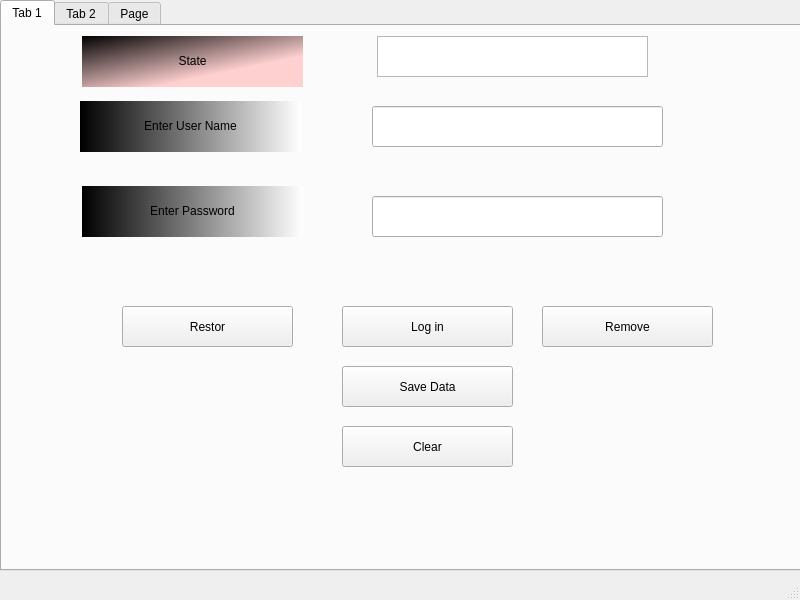
<?xml version="1.0" encoding="UTF-8"?>
<ui version="4.0">
 <class>MainWindow</class>
 <widget class="QMainWindow" name="MainWindow">
  <property name="geometry">
   <rect>
    <x>0</x>
    <y>0</y>
    <width>800</width>
    <height>600</height>
   </rect>
  </property>
  <property name="windowTitle">
   <string>MainWindow</string>
  </property>
  <widget class="QWidget" name="centralwidget">
   <widget class="QTabWidget" name="Tlogin">
    <property name="geometry">
     <rect>
      <x>0</x>
      <y>0</y>
      <width>801</width>
      <height>571</height>
     </rect>
    </property>
    <property name="currentIndex">
     <number>0</number>
    </property>
    <widget class="QWidget" name="tab">
     <attribute name="title">
      <string>Tab 1</string>
     </attribute>
     <widget class="QPushButton" name="PbRestor_2">
      <property name="geometry">
       <rect>
        <x>120</x>
        <y>280</y>
        <width>171</width>
        <height>41</height>
       </rect>
      </property>
      <property name="styleSheet">
       <string notr="true">font: 14pt &quot;Segoe UI&quot;;</string>
      </property>
      <property name="text">
       <string>Restor</string>
      </property>
     </widget>
     <widget class="QPushButton" name="PbRemove_2">
      <property name="geometry">
       <rect>
        <x>540</x>
        <y>280</y>
        <width>171</width>
        <height>41</height>
       </rect>
      </property>
      <property name="styleSheet">
       <string notr="true">font: 14pt &quot;Segoe UI&quot;;</string>
      </property>
      <property name="text">
       <string>Remove</string>
      </property>
     </widget>
     <widget class="QPushButton" name="PbLog_2">
      <property name="geometry">
       <rect>
        <x>340</x>
        <y>280</y>
        <width>171</width>
        <height>41</height>
       </rect>
      </property>
      <property name="styleSheet">
       <string notr="true">font: 14pt &quot;Segoe UI&quot;;</string>
      </property>
      <property name="text">
       <string>Log in</string>
      </property>
     </widget>
     <widget class="QLabel" name="label_3">
      <property name="geometry">
       <rect>
        <x>78</x>
        <y>75</y>
        <width>221</width>
        <height>51</height>
       </rect>
      </property>
      <property name="styleSheet">
       <string notr="true">font: 14pt &quot;Segoe UI&quot;;
background-color: qlineargradient(spread:pad, x1:0, y1:0, x2:1, y2:0, stop:0 rgba(0, 0, 0, 255), stop:1 rgba(255, 255, 255, 255));</string>
      </property>
      <property name="text">
       <string>&lt;html&gt;&lt;head/&gt;&lt;body&gt;&lt;p align=&quot;center&quot;&gt;Enter User Name&lt;/p&gt;&lt;/body&gt;&lt;/html&gt;</string>
      </property>
     </widget>
     <widget class="QLabel" name="label_4">
      <property name="geometry">
       <rect>
        <x>80</x>
        <y>160</y>
        <width>221</width>
        <height>51</height>
       </rect>
      </property>
      <property name="styleSheet">
       <string notr="true">font: 14pt &quot;Segoe UI&quot;;
background-color: qlineargradient(spread:pad, x1:0, y1:0, x2:1, y2:0, stop:0 rgba(0, 0, 0, 255), stop:1 rgba(255, 255, 255, 255));</string>
      </property>
      <property name="text">
       <string>&lt;html&gt;&lt;head/&gt;&lt;body&gt;&lt;p align=&quot;center&quot;&gt;Enter Password&lt;/p&gt;&lt;/body&gt;&lt;/html&gt;</string>
      </property>
     </widget>
     <widget class="QLineEdit" name="Leuser">
      <property name="geometry">
       <rect>
        <x>370</x>
        <y>80</y>
        <width>291</width>
        <height>41</height>
       </rect>
      </property>
     </widget>
     <widget class="QLineEdit" name="Lepass">
      <property name="geometry">
       <rect>
        <x>370</x>
        <y>170</y>
        <width>291</width>
        <height>41</height>
       </rect>
      </property>
     </widget>
     <widget class="QPushButton" name="PbSAVE">
      <property name="geometry">
       <rect>
        <x>340</x>
        <y>340</y>
        <width>171</width>
        <height>41</height>
       </rect>
      </property>
      <property name="styleSheet">
       <string notr="true">font: 14pt &quot;Segoe UI&quot;;</string>
      </property>
      <property name="text">
       <string>Save Data</string>
      </property>
     </widget>
     <widget class="QPushButton" name="PbSAVE_2">
      <property name="geometry">
       <rect>
        <x>340</x>
        <y>400</y>
        <width>171</width>
        <height>41</height>
       </rect>
      </property>
      <property name="styleSheet">
       <string notr="true">font: 14pt &quot;Segoe UI&quot;;</string>
      </property>
      <property name="text">
       <string>Clear</string>
      </property>
     </widget>
     <widget class="QListWidget" name="LwState">
      <property name="geometry">
       <rect>
        <x>375</x>
        <y>10</y>
        <width>271</width>
        <height>41</height>
       </rect>
      </property>
     </widget>
     <widget class="QLabel" name="label_40">
      <property name="geometry">
       <rect>
        <x>80</x>
        <y>10</y>
        <width>221</width>
        <height>51</height>
       </rect>
      </property>
      <property name="styleSheet">
       <string notr="true">font: 14pt &quot;Segoe UI&quot;;
background-color: qlineargradient(spread:pad, x1:0, y1:0, x2:0.71, y2:0.784, stop:0 rgba(0, 0, 0, 255), stop:0.909091 rgba(255, 208, 208, 255));</string>
      </property>
      <property name="text">
       <string>&lt;html&gt;&lt;head/&gt;&lt;body&gt;&lt;p align=&quot;center&quot;&gt;State&lt;/p&gt;&lt;/body&gt;&lt;/html&gt;</string>
      </property>
     </widget>
    </widget>
    <widget class="QWidget" name="tab_2">
     <attribute name="title">
      <string>Tab 2</string>
     </attribute>
     <widget class="QListWidget" name="LwUser">
      <property name="geometry">
       <rect>
        <x>70</x>
        <y>150</y>
        <width>371</width>
        <height>321</height>
       </rect>
      </property>
     </widget>
     <widget class="QLabel" name="label">
      <property name="geometry">
       <rect>
        <x>70</x>
        <y>0</y>
        <width>101</width>
        <height>31</height>
       </rect>
      </property>
      <property name="styleSheet">
       <string notr="true">font: 12pt &quot;Segoe UI&quot;;
background-color:qlineargradient(spread:pad, x1:0, y1:0, x2:0.613636, y2:0.71, stop:0 rgba(0, 0, 0, 255), stop:1 rgba(255, 97, 97, 255));</string>
      </property>
      <property name="text">
       <string>&lt;html&gt;&lt;head/&gt;&lt;body&gt;&lt;p align=&quot;center&quot;&gt;Enter Title&lt;/p&gt;&lt;/body&gt;&lt;/html&gt;</string>
      </property>
     </widget>
     <widget class="QLabel" name="label_2">
      <property name="geometry">
       <rect>
        <x>70</x>
        <y>50</y>
        <width>101</width>
        <height>31</height>
       </rect>
      </property>
      <property name="styleSheet">
       <string notr="true">font: 12pt &quot;Segoe UI&quot;;
background-color:qlineargradient(spread:pad, x1:0, y1:0, x2:0.613636, y2:0.71, stop:0 rgba(0, 0, 0, 255), stop:1 rgba(255, 97, 97, 255));</string>
      </property>
      <property name="text">
       <string>&lt;html&gt;&lt;head/&gt;&lt;body&gt;&lt;p align=&quot;center&quot;&gt;Enter Filter&lt;/p&gt;&lt;/body&gt;&lt;/html&gt;</string>
      </property>
     </widget>
     <widget class="QLineEdit" name="LeSearch">
      <property name="geometry">
       <rect>
        <x>200</x>
        <y>0</y>
        <width>161</width>
        <height>31</height>
       </rect>
      </property>
     </widget>
     <widget class="QComboBox" name="CbFilter">
      <property name="geometry">
       <rect>
        <x>200</x>
        <y>50</y>
        <width>161</width>
        <height>31</height>
       </rect>
      </property>
     </widget>
     <widget class="QPushButton" name="pushButton">
      <property name="geometry">
       <rect>
        <x>70</x>
        <y>490</y>
        <width>181</width>
        <height>41</height>
       </rect>
      </property>
      <property name="styleSheet">
       <string notr="true">background-color: qlineargradient(spread:pad, x1:0, y1:0, x2:1, y2:0, stop:0 rgba(0, 0, 0, 255), stop:1 rgba(255, 255, 255, 255));
font: 14pt &quot;Segoe UI&quot;;</string>
      </property>
      <property name="text">
       <string>Clear</string>
      </property>
     </widget>
     <widget class="QPushButton" name="PbExit">
      <property name="geometry">
       <rect>
        <x>260</x>
        <y>490</y>
        <width>181</width>
        <height>41</height>
       </rect>
      </property>
      <property name="styleSheet">
       <string notr="true">background-color: qlineargradient(spread:pad, x1:0, y1:0, x2:1, y2:0, stop:0 rgba(0, 0, 0, 255), stop:1 rgba(255, 255, 255, 255));
font: 14pt &quot;Segoe UI&quot;;</string>
      </property>
      <property name="text">
       <string>Exit</string>
      </property>
     </widget>
     <widget class="QPushButton" name="Pbsearch">
      <property name="geometry">
       <rect>
        <x>70</x>
        <y>110</y>
        <width>361</width>
        <height>31</height>
       </rect>
      </property>
      <property name="styleSheet">
       <string notr="true">background-color:qlineargradient(spread:pad, x1:0, y1:0, x2:0.613636, y2:0.71, stop:0 rgba(0, 0, 0, 255), stop:1 rgba(255, 97, 97, 255));
font: 14pt &quot;Segoe UI&quot;;</string>
      </property>
      <property name="text">
       <string>Search</string>
      </property>
     </widget>
    </widget>
    <widget class="QWidget" name="tab_9">
     <attribute name="title">
      <string>Page</string>
     </attribute>
     <widget class="QListWidget" name="LwUser_2">
      <property name="geometry">
       <rect>
        <x>400</x>
        <y>150</y>
        <width>371</width>
        <height>321</height>
       </rect>
      </property>
     </widget>
     <widget class="QPushButton" name="pushButton_2">
      <property name="geometry">
       <rect>
        <x>400</x>
        <y>490</y>
        <width>181</width>
        <height>41</height>
       </rect>
      </property>
      <property name="styleSheet">
       <string notr="true">background-color: qlineargradient(spread:pad, x1:0, y1:0, x2:1, y2:0, stop:0 rgba(0, 0, 0, 255), stop:1 rgba(255, 255, 255, 255));
font: 14pt &quot;Segoe UI&quot;;</string>
      </property>
      <property name="text">
       <string>Clear</string>
      </property>
     </widget>
     <widget class="QLineEdit" name="LeSearch_2">
      <property name="geometry">
       <rect>
        <x>530</x>
        <y>0</y>
        <width>161</width>
        <height>31</height>
       </rect>
      </property>
     </widget>
     <widget class="QComboBox" name="CbFilter_2">
      <property name="geometry">
       <rect>
        <x>530</x>
        <y>50</y>
        <width>161</width>
        <height>31</height>
       </rect>
      </property>
     </widget>
     <widget class="QPushButton" name="PbExit_2">
      <property name="geometry">
       <rect>
        <x>590</x>
        <y>490</y>
        <width>181</width>
        <height>41</height>
       </rect>
      </property>
      <property name="styleSheet">
       <string notr="true">background-color: qlineargradient(spread:pad, x1:0, y1:0, x2:1, y2:0, stop:0 rgba(0, 0, 0, 255), stop:1 rgba(255, 255, 255, 255));
font: 14pt &quot;Segoe UI&quot;;</string>
      </property>
      <property name="text">
       <string>Exit</string>
      </property>
     </widget>
     <widget class="QPushButton" name="Pbsearch_2">
      <property name="geometry">
       <rect>
        <x>400</x>
        <y>110</y>
        <width>361</width>
        <height>31</height>
       </rect>
      </property>
      <property name="styleSheet">
       <string notr="true">background-color:qlineargradient(spread:pad, x1:0, y1:0, x2:0.613636, y2:0.71, stop:0 rgba(0, 0, 0, 255), stop:1 rgba(255, 97, 97, 255));
font: 14pt &quot;Segoe UI&quot;;</string>
      </property>
      <property name="text">
       <string>Search</string>
      </property>
     </widget>
     <widget class="QLabel" name="label_7">
      <property name="geometry">
       <rect>
        <x>400</x>
        <y>50</y>
        <width>101</width>
        <height>31</height>
       </rect>
      </property>
      <property name="styleSheet">
       <string notr="true">font: 12pt &quot;Segoe UI&quot;;
background-color:qlineargradient(spread:pad, x1:0, y1:0, x2:0.613636, y2:0.71, stop:0 rgba(0, 0, 0, 255), stop:1 rgba(255, 97, 97, 255));</string>
      </property>
      <property name="text">
       <string>&lt;html&gt;&lt;head/&gt;&lt;body&gt;&lt;p align=&quot;center&quot;&gt;Enter Filter&lt;/p&gt;&lt;/body&gt;&lt;/html&gt;</string>
      </property>
     </widget>
     <widget class="QLabel" name="label_8">
      <property name="geometry">
       <rect>
        <x>400</x>
        <y>0</y>
        <width>101</width>
        <height>31</height>
       </rect>
      </property>
      <property name="styleSheet">
       <string notr="true">font: 12pt &quot;Segoe UI&quot;;
background-color:qlineargradient(spread:pad, x1:0, y1:0, x2:0.613636, y2:0.71, stop:0 rgba(0, 0, 0, 255), stop:1 rgba(255, 97, 97, 255));</string>
      </property>
      <property name="text">
       <string>&lt;html&gt;&lt;head/&gt;&lt;body&gt;&lt;p align=&quot;center&quot;&gt;Enter Title&lt;/p&gt;&lt;/body&gt;&lt;/html&gt;</string>
      </property>
     </widget>
     <widget class="QLabel" name="label_15">
      <property name="geometry">
       <rect>
        <x>10</x>
        <y>40</y>
        <width>101</width>
        <height>31</height>
       </rect>
      </property>
      <property name="styleSheet">
       <string notr="true">font: 12pt &quot;Segoe UI&quot;;
background-color:qlineargradient(spread:pad, x1:0, y1:0, x2:0.613636, y2:0.71, stop:0 rgba(0, 0, 0, 255), stop:1 rgba(255, 97, 97, 255));</string>
      </property>
      <property name="text">
       <string>&lt;html&gt;&lt;head/&gt;&lt;body&gt;&lt;p align=&quot;center&quot;&gt;Author&lt;/p&gt;&lt;/body&gt;&lt;/html&gt;</string>
      </property>
     </widget>
     <widget class="QLabel" name="label_16">
      <property name="geometry">
       <rect>
        <x>10</x>
        <y>80</y>
        <width>101</width>
        <height>31</height>
       </rect>
      </property>
      <property name="styleSheet">
       <string notr="true">font: 12pt &quot;Segoe UI&quot;;
background-color:qlineargradient(spread:pad, x1:0, y1:0, x2:0.613636, y2:0.71, stop:0 rgba(0, 0, 0, 255), stop:1 rgba(255, 97, 97, 255));</string>
      </property>
      <property name="text">
       <string>&lt;html&gt;&lt;head/&gt;&lt;body&gt;&lt;p align=&quot;center&quot;&gt;Barcode&lt;/p&gt;&lt;/body&gt;&lt;/html&gt;</string>
      </property>
     </widget>
     <widget class="QLabel" name="label_17">
      <property name="geometry">
       <rect>
        <x>10</x>
        <y>130</y>
        <width>101</width>
        <height>31</height>
       </rect>
      </property>
      <property name="styleSheet">
       <string notr="true">font: 12pt &quot;Segoe UI&quot;;
background-color:qlineargradient(spread:pad, x1:0, y1:0, x2:0.613636, y2:0.71, stop:0 rgba(0, 0, 0, 255), stop:1 rgba(255, 97, 97, 255));</string>
      </property>
      <property name="text">
       <string>&lt;html&gt;&lt;head/&gt;&lt;body&gt;&lt;p align=&quot;center&quot;&gt;Category&lt;/p&gt;&lt;/body&gt;&lt;/html&gt;</string>
      </property>
     </widget>
     <widget class="QLabel" name="label_18">
      <property name="geometry">
       <rect>
        <x>10</x>
        <y>180</y>
        <width>101</width>
        <height>31</height>
       </rect>
      </property>
      <property name="styleSheet">
       <string notr="true">font: 12pt &quot;Segoe UI&quot;;
background-color:qlineargradient(spread:pad, x1:0, y1:0, x2:0.613636, y2:0.71, stop:0 rgba(0, 0, 0, 255), stop:1 rgba(255, 97, 97, 255));</string>
      </property>
      <property name="text">
       <string>&lt;html&gt;&lt;head/&gt;&lt;body&gt;&lt;p align=&quot;center&quot;&gt;title&lt;/p&gt;&lt;/body&gt;&lt;/html&gt;</string>
      </property>
     </widget>
     <widget class="QPushButton" name="pushButton_7">
      <property name="geometry">
       <rect>
        <x>0</x>
        <y>270</y>
        <width>331</width>
        <height>41</height>
       </rect>
      </property>
      <property name="styleSheet">
       <string notr="true">background-color: qlineargradient(spread:pad, x1:0, y1:0, x2:1, y2:0, stop:0 rgba(0, 0, 0, 255), stop:1 rgba(255, 255, 255, 255));
font: 14pt &quot;Segoe UI&quot;;</string>
      </property>
      <property name="text">
       <string>Add</string>
      </property>
     </widget>
     <widget class="QLineEdit" name="LeAuthor">
      <property name="geometry">
       <rect>
        <x>150</x>
        <y>40</y>
        <width>161</width>
        <height>31</height>
       </rect>
      </property>
     </widget>
     <widget class="QLineEdit" name="LeBarcode">
      <property name="geometry">
       <rect>
        <x>150</x>
        <y>80</y>
        <width>161</width>
        <height>31</height>
       </rect>
      </property>
     </widget>
     <widget class="QLineEdit" name="LeCategory">
      <property name="geometry">
       <rect>
        <x>150</x>
        <y>130</y>
        <width>161</width>
        <height>31</height>
       </rect>
      </property>
     </widget>
     <widget class="QLineEdit" name="LeTitle">
      <property name="geometry">
       <rect>
        <x>150</x>
        <y>180</y>
        <width>161</width>
        <height>31</height>
       </rect>
      </property>
     </widget>
     <widget class="QPushButton" name="PbDelete">
      <property name="geometry">
       <rect>
        <x>0</x>
        <y>460</y>
        <width>331</width>
        <height>41</height>
       </rect>
      </property>
      <property name="styleSheet">
       <string notr="true">background-color: qlineargradient(spread:pad, x1:0, y1:0, x2:1, y2:0, stop:0 rgba(0, 0, 0, 255), stop:1 rgba(255, 255, 255, 255));
font: 14pt &quot;Segoe UI&quot;;</string>
      </property>
      <property name="text">
       <string>Delete</string>
      </property>
     </widget>
     <widget class="QLabel" name="label_39">
      <property name="geometry">
       <rect>
        <x>10</x>
        <y>400</y>
        <width>101</width>
        <height>31</height>
       </rect>
      </property>
      <property name="styleSheet">
       <string notr="true">font: 12pt &quot;Segoe UI&quot;;
background-color:qlineargradient(spread:pad, x1:0, y1:0, x2:0.613636, y2:0.71, stop:0 rgba(0, 0, 0, 255), stop:1 rgba(255, 97, 97, 255));</string>
      </property>
      <property name="text">
       <string>&lt;html&gt;&lt;head/&gt;&lt;body&gt;&lt;p align=&quot;center&quot;&gt;Barcode&lt;/p&gt;&lt;/body&gt;&lt;/html&gt;</string>
      </property>
     </widget>
     <widget class="QLineEdit" name="LeDelete">
      <property name="geometry">
       <rect>
        <x>140</x>
        <y>400</y>
        <width>161</width>
        <height>31</height>
       </rect>
      </property>
     </widget>
    </widget>
   </widget>
  </widget>
  <widget class="QMenuBar" name="menubar">
   <property name="geometry">
    <rect>
     <x>0</x>
     <y>0</y>
     <width>800</width>
     <height>22</height>
    </rect>
   </property>
  </widget>
  <widget class="QStatusBar" name="statusbar"/>
 </widget>
 <resources/>
 <connections>
  <connection>
   <sender>pushButton</sender>
   <signal>clicked()</signal>
   <receiver>LwUser</receiver>
   <slot>clear()</slot>
   <hints>
    <hint type="sourcelabel">
     <x>175</x>
     <y>542</y>
    </hint>
    <hint type="destinationlabel">
     <x>275</x>
     <y>480</y>
    </hint>
   </hints>
  </connection>
  <connection>
   <sender>pushButton_2</sender>
   <signal>clicked()</signal>
   <receiver>LwUser_2</receiver>
   <slot>clear()</slot>
   <hints>
    <hint type="sourcelabel">
     <x>468</x>
     <y>552</y>
    </hint>
    <hint type="destinationlabel">
     <x>463</x>
     <y>496</y>
    </hint>
   </hints>
  </connection>
  <connection>
   <sender>PbSAVE_2</sender>
   <signal>clicked()</signal>
   <receiver>Lepass</receiver>
   <slot>clear()</slot>
   <hints>
    <hint type="sourcelabel">
     <x>461</x>
     <y>454</y>
    </hint>
    <hint type="destinationlabel">
     <x>477</x>
     <y>217</y>
    </hint>
   </hints>
  </connection>
  <connection>
   <sender>PbSAVE_2</sender>
   <signal>clicked()</signal>
   <receiver>Leuser</receiver>
   <slot>clear()</slot>
   <hints>
    <hint type="sourcelabel">
     <x>498</x>
     <y>448</y>
    </hint>
    <hint type="destinationlabel">
     <x>442</x>
     <y>157</y>
    </hint>
   </hints>
  </connection>
  <connection>
   <sender>pushButton_2</sender>
   <signal>clicked()</signal>
   <receiver>LeTitle</receiver>
   <slot>clear()</slot>
   <hints>
    <hint type="sourcelabel">
     <x>498</x>
     <y>544</y>
    </hint>
    <hint type="destinationlabel">
     <x>276</x>
     <y>241</y>
    </hint>
   </hints>
  </connection>
  <connection>
   <sender>pushButton_2</sender>
   <signal>clicked()</signal>
   <receiver>LeCategory</receiver>
   <slot>clear()</slot>
   <hints>
    <hint type="sourcelabel">
     <x>500</x>
     <y>540</y>
    </hint>
    <hint type="destinationlabel">
     <x>307</x>
     <y>196</y>
    </hint>
   </hints>
  </connection>
  <connection>
   <sender>pushButton_2</sender>
   <signal>clicked()</signal>
   <receiver>LeBarcode</receiver>
   <slot>clear()</slot>
   <hints>
    <hint type="sourcelabel">
     <x>402</x>
     <y>537</y>
    </hint>
    <hint type="destinationlabel">
     <x>311</x>
     <y>149</y>
    </hint>
   </hints>
  </connection>
  <connection>
   <sender>pushButton_2</sender>
   <signal>clicked()</signal>
   <receiver>LeAuthor</receiver>
   <slot>clear()</slot>
   <hints>
    <hint type="sourcelabel">
     <x>458</x>
     <y>538</y>
    </hint>
    <hint type="destinationlabel">
     <x>243</x>
     <y>96</y>
    </hint>
   </hints>
  </connection>
  <connection>
   <sender>PbSAVE_2</sender>
   <signal>clicked()</signal>
   <receiver>LwState</receiver>
   <slot>clear()</slot>
   <hints>
    <hint type="sourcelabel">
     <x>432</x>
     <y>450</y>
    </hint>
    <hint type="destinationlabel">
     <x>433</x>
     <y>93</y>
    </hint>
   </hints>
  </connection>
 </connections>
</ui>
